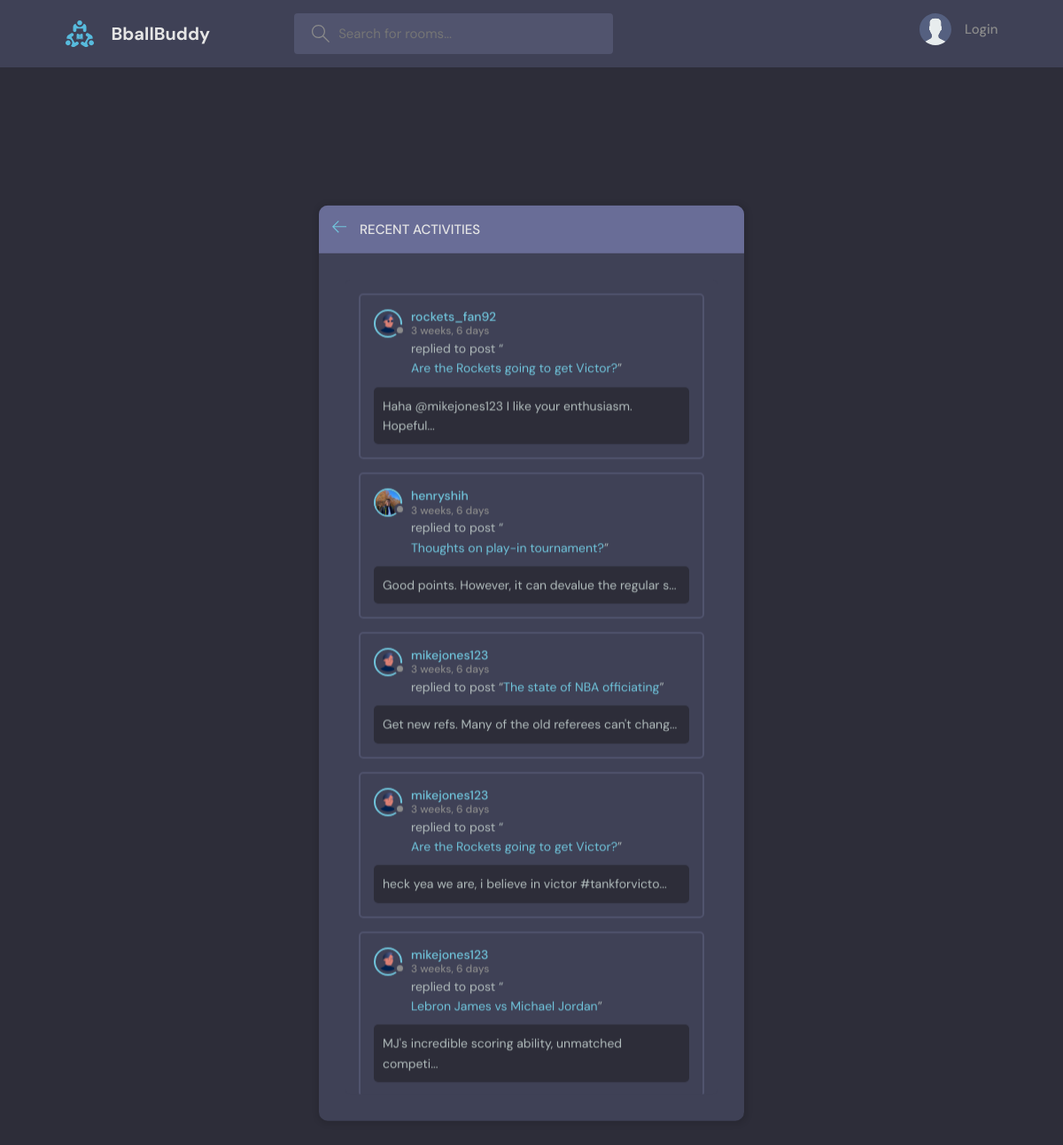
The page /activity/ on the database as committed earlier.
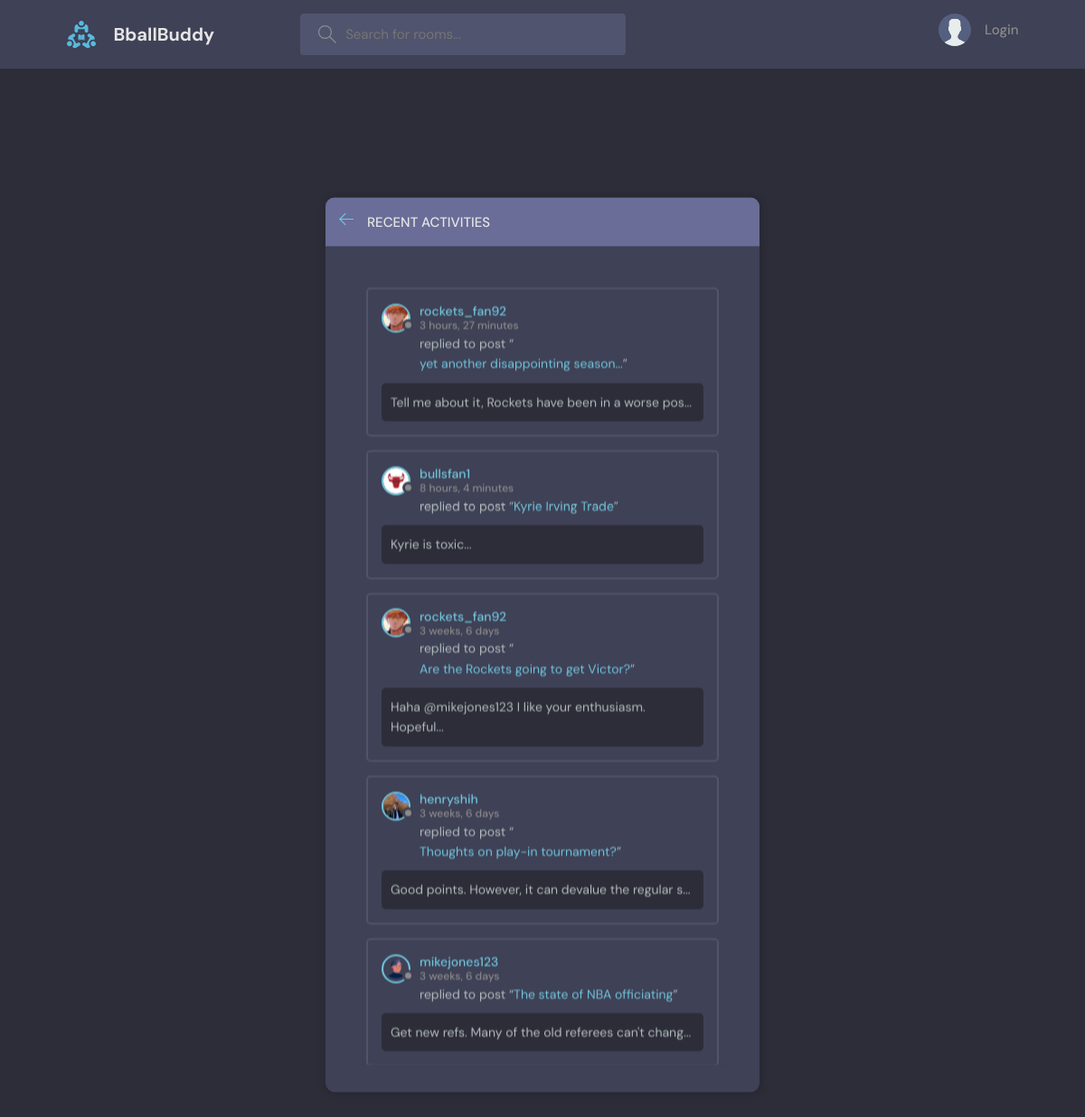
The same page on the database as committed later.
### base/models.py (models this page shows, shortened)
class Message(models.Model):
    user = models.ForeignKey(User,on_delete=models.CASCADE)
    room = models.ForeignKey(Room, on_delete=models.CASCADE)
    body = models.TextField()
    updated = models.DateTimeField(auto_now=True)
    created = models.DateTimeField(auto_now_add=True)
    class Meta:
        ordering = ['-updated', '-created']
    def __str__(self):
        return self.body[0:50]

class Profile(models.Model):
    user = models.OneToOneField(User, null=True, on_delete=models.CASCADE)
    name = models.CharField(max_length=200, null=True, blank=True)
    email = models.EmailField(unique=True, null=True)
    date_created = models.DateTimeField(auto_now_add=True, null=True)
    bio = models.TextField(null=True)
    avatar = models.ImageField(null=True, default="avatar.svg")

class Room(models.Model):
    host = models.ForeignKey(User, on_delete=models.SET_NULL, null=True)
    topic = models.ForeignKey(Topic, on_delete=models.SET_NULL, null=True)
    name = models.CharField(max_length=200)
    description = models.TextField(null=True, blank=True)
    participants = models.ManyToManyField(User, related_name='participants', blank=True)
    updated = models.DateTimeField(auto_now=True)
    created = models.DateTimeField(auto_now_add=True)
    class Meta:
        ordering = ['-updated', '-created']
    def __str__(self):
        return self.name

### base/views.py (the view)
# urls.py: path('activity/',views.activityPage,name='activity')
def activityPage(request):
    activity_messages = Message.objects.all()[0:5]
    print(activity_messages)
    context={'activity_messages':activity_messages}
    return render(request, 'base/activity.html',context )

### base/templates/base/activity.html (shortened to what this page needs)
{%extends 'main.html'%} {%block content%}
<main class="layout">
  <div class="container">
    <div class="layout__box">
      <div class="layout__boxHeader">
        <div class="layout__boxTitle">
          <a href="{%url 'home'%}">
            <svg
              version="1.1"
              xmlns="http://www.w3.org/2000/svg"
              width="32"
              height="32"
              viewBox="0 0 32 32"
            >
              <title>arrow-left</title>
              <path
                d="M13.723 2.286l-13.723 13.714 13.719 13.714 1.616-1.611-10.96-10.96h27.625v-2.286h-27.625l10.965-10.965-1.616-1.607z"
              ></path>
            </svg>
          </a>
          <h3>Recent Activities</h3>
        </div>
      </div>
      <div class="activities-page layout__body scroll">
        {%for message in activity_messages%}
        <div class="activities__box">
          <div class="activities__boxHeader roomListRoom__header">
            <a
              href="{%url 'user-profile' message.user.id%}"
              class="roomListRoom__author"
            >
              <div class="avatar avatar--small">
                <img src="{{message.user.profile.avatar.url}}" />
              </div>
              <p>
                {{message.user}}
                <span>{{message.created|timesince}}</span>
              </p>
            </a>
          </div>
          <div class="activities__boxContent">
            <p>replied to post “<a href="room.html">{{message.room}}</a>”</p>
            <div class="activities__boxRoomContent">{{message}}...</div>
          </div>
        </div>
        {%endfor%}
      </div>
    </div>
  </div>
</main>
{%endblock content%}

Rows that differ between the two databases and show on the page:
no longer on this page (row unchanged): Message: user.profile.avatar (picture), user "mikejones123", created "3 weeks, 6 days", room "Are the Rockets going to get Victor?", body "heck yea we are, i believe in victor #tankforvicto"
no longer on this page (row unchanged): Message: user.profile.avatar (picture), user "mikejones123", created "3 weeks, 6 days", room "Lebron James vs Michael Jordan", body "MJ's incredible scoring ability, unmatched competi"
added Message: user.profile.avatar (picture), user "rockets_fan92", created "3 hours, 27 minutes", room "yet another disappointing season...", body "Tell me about it, Rockets have been in a worse pos"
added Message: user.profile.avatar (picture), user "bullsfan1", created "8 hours, 4 minutes", room "Kyrie Irving Trade", body "Kyrie is toxic"
changed through a linked row, Message "Haha @mikejones123 I like your enthusiasm. Hopeful": user.profile.avatar: a different picture
